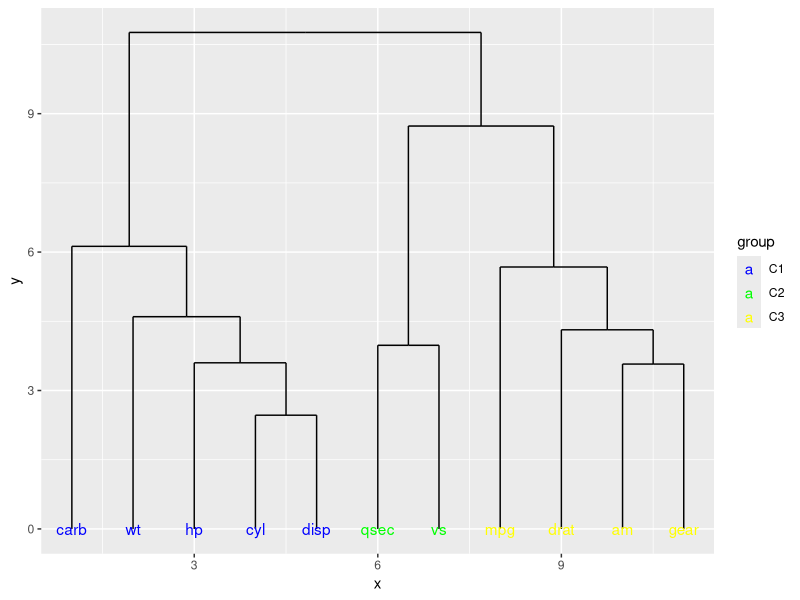

Write R code to recreate this figure.
library(ggplot2)
library(ggdendro)
data(mtcars)
x <- as.matrix(scale(mtcars))
dd.row <- as.dendrogram(hclust(dist(t(x))))
ddata_x <- dendro_data(dd.row)

p2 <- ggplot(segment(ddata_x),aes(x=x,y=y)) + geom_segment(aes(xend=xend, yend=yend))
labs <- label(ddata_x)
labs$group <- c(rep("C1",5),rep("C2",2),rep("C3",4))
p2 + geom_text(data=labs,aes(x=x,y=0,colour=group,label=label))+scale_color_manual(values=c("blue","green","yellow"))
